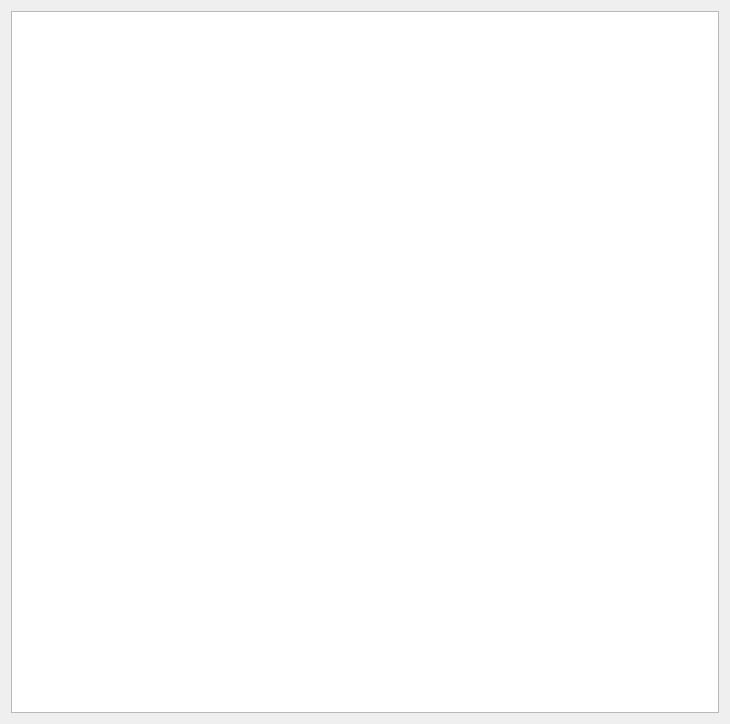
<?xml version="1.0" encoding="UTF-8"?>
<ui version="4.0">
 <class>widgetDBTextView</class>
 <widget class="QDialog" name="widgetDBTextView">
  <property name="geometry">
   <rect>
    <x>0</x>
    <y>0</y>
    <width>730</width>
    <height>724</height>
   </rect>
  </property>
  <property name="windowTitle">
   <string>텍스트 디비 정보</string>
  </property>
  <layout class="QHBoxLayout" name="horizontalLayout">
   <item>
    <widget class="QTableView" name="tableView"/>
   </item>
  </layout>
 </widget>
 <layoutdefault spacing="6" margin="11"/>
 <resources/>
 <connections/>
</ui>
